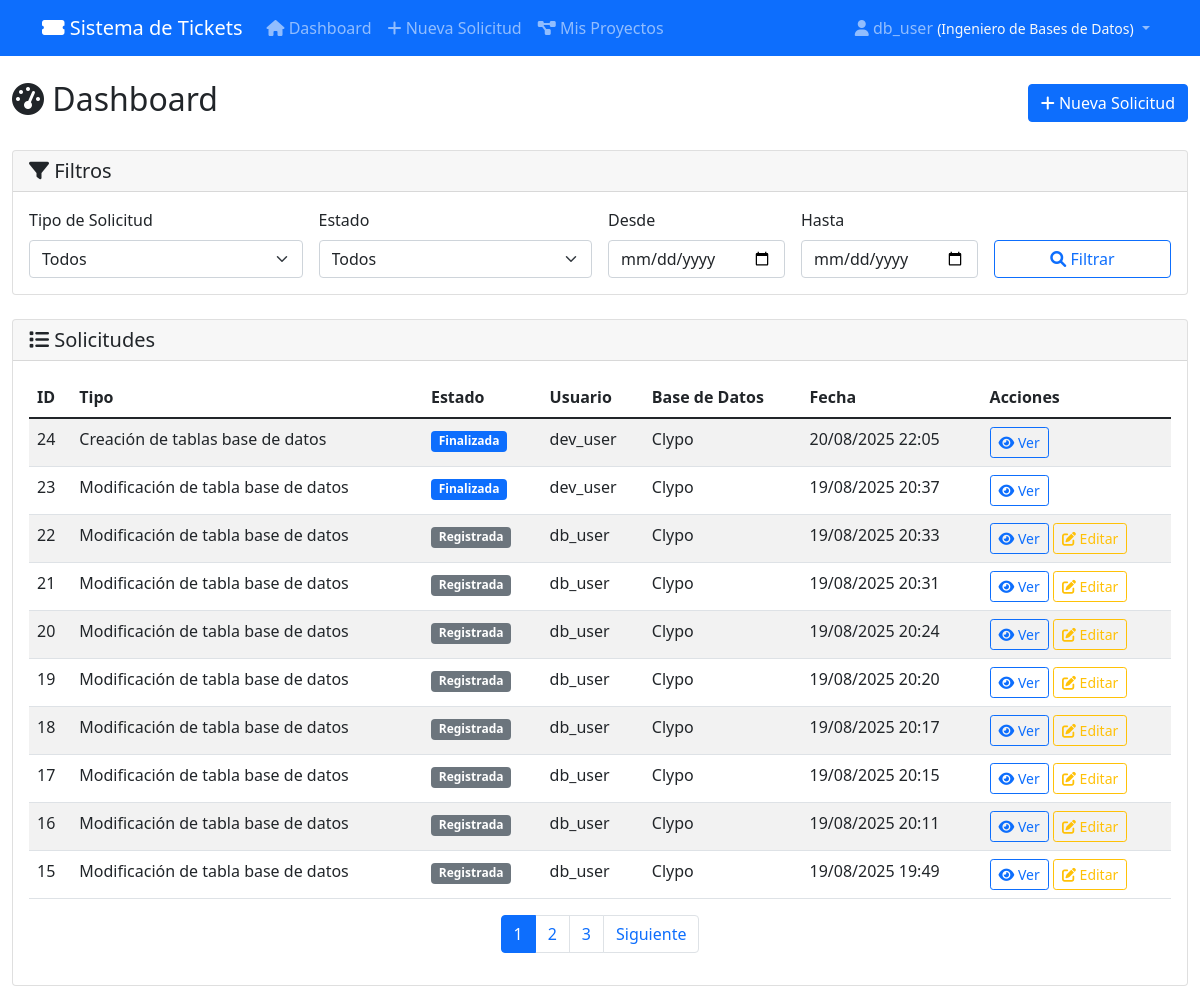
The app's page / (signed in), older data.
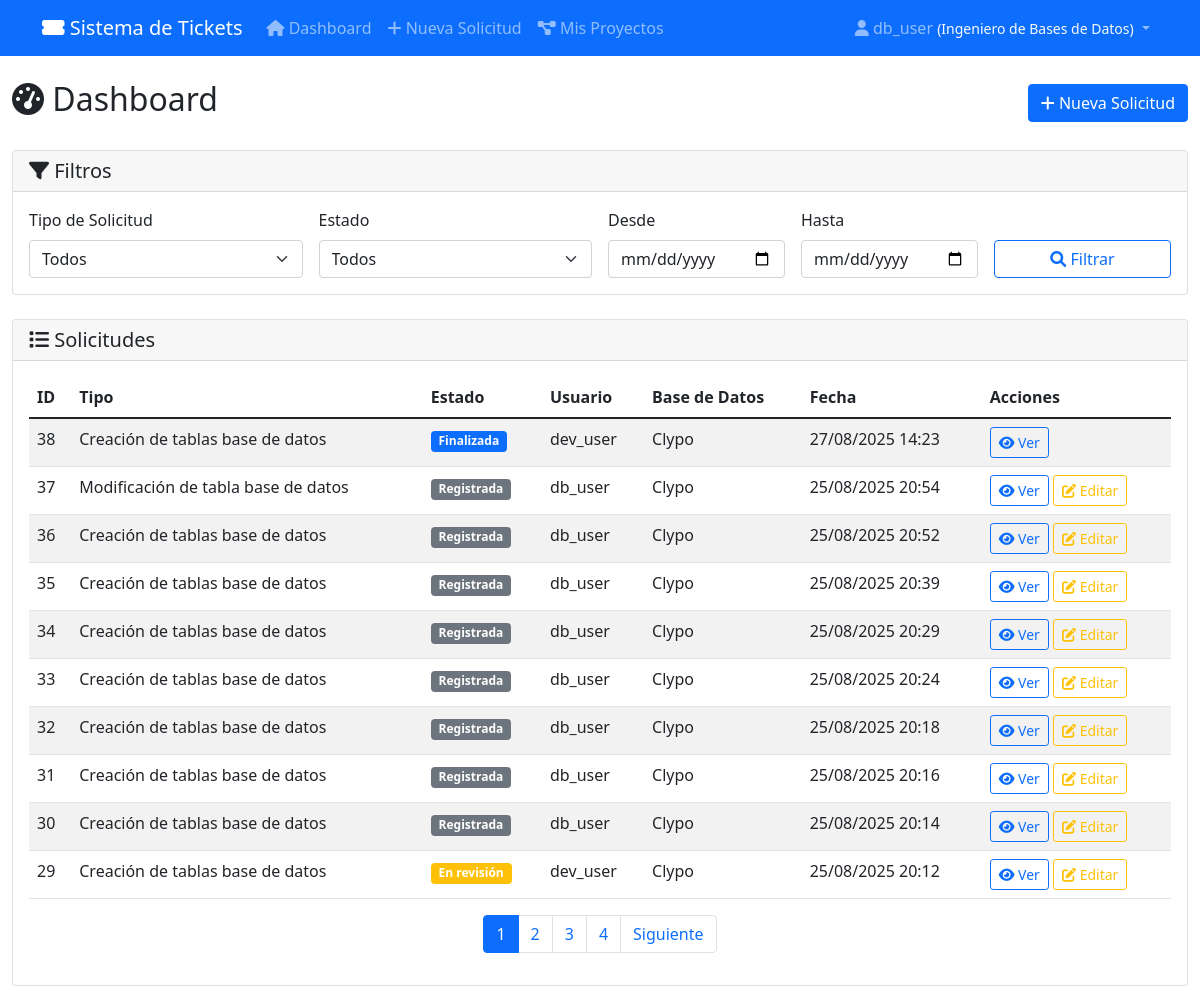
The same page, newer data.
### tickets/models.py (models this page shows, shortened)
class Solicitud(models.Model):
    TIPOS_SOLICITUD = [
        ('crear_tabla', 'Creación de tablas base de datos'),
        ('modificar_tabla', 'Modificación de tabla base de datos'),
        ('compilar_objetos', 'Compilación de objetos'),
        ('asignar_permisos', 'Asignación de permisos'),
        ('crear_usuarios', 'Creación de usuarios y roles'),
        ('pull_request', 'Solicitud pull request'),
        ('despliegue', 'Solicitud de despliegue'),
        ('crear_bd', 'Creación de bases de datos'),
        ('crear_esquemas', 'Creación de esquemas'),
        ('compilar_scripts_qa', 'Compilación de scripts de tickets en QA'),
        ('compilar_scripts_pu', 'Compilación de scripts de tickets en PU'),
    ]
    TIPOS_ARCHIVO = [
        ('excel', 'Excel'),
        ('zip', 'ZIP'),
        ('sql', 'SQL'),
    ]
    ESTADOS = [
        ('registrada', 'Registrada'),
        ('revision', 'En revisión'),
        ('aprobada', 'Aprobada'),
        ('rechazada', 'Rechazada'),
        ('finalizada', 'Finalizada'),
        ('cancelada', 'Cancelada'),
        ('pendiente_aprobacion_lider', 'Pendiente aprobación líder'),
    ]
    AMBIENTES = [
        ('desarrollo', 'Desarrollo'),
        ('qa', 'QA'),
        ('pu', 'Producción'),
        ('todos', 'Todos los ambientes'),
    ]
    TIPOS_BD = ['crear_tabla', 'modificar_tabla', 'asignar_permisos', 'crear_usuarios', 'crear_bd', 'crear_esquemas']
    TIPOS_DEVOPS = ['pull_request', 'despliegue']
    TIPOS_COMPILACION = ['compilar_objetos', 'compilar_scripts_qa', 'compilar_scripts_pu']
    proyecto = models.ForeignKey(Proyecto, on_delete=models.CASCADE,
                                related_name='solicitudes', verbose_name="Proyecto",  null=True, blank=True)
    tipo_solicitud = models.CharField(max_length=30, choices=TIPOS_SOLICITUD)
    tipo_archivo = models.CharField(max_length=10, choices=TIPOS_ARCHIVO, blank=True, null=True)
    archivo_adjunto = models.FileField(upload_to='solicitudes/', blank=True, null=True)
    estado = models.CharField(max_length=30, choices=ESTADOS, default='registrada')
    descripcion = models.TextField(blank=True, null=True)
    fecha_creacion = models.DateTimeField(auto_now_add=True)
    fecha_modificacion = models.DateTimeField(auto_now=True)
    usuario = models.ForeignKey(User, on_delete=models.CASCADE)
    base_datos_aplicacion = models.CharField(max_length=100, help_text="Base de datos o aplicación donde se aplicará")
    correo_notificacion = models.EmailField(help_text="Correo para notificaciones")
    ambientes_ejecucion = models.JSONField(default=list, blank=True, help_text="Ambientes donde ejecutar (para scripts)")
    lider_proyecto = models.ForeignKey(User, on_delete=models.SET_NULL, null=True, blank=True,
                                     related_name='solicitudes_lideradas',
                                     help_text="Líder que debe aprobar (para creación de usuarios)")
    url_commit = models.URLField(blank=True, null=True)
    nombre_branch = models.CharField(max_length=100, blank=True, null=True)
    entorno = models.CharField(max_length=50, blank=True, null=True)
    script_sql_generado = models.TextField(blank=True, null=True)
    estructura_validada = models.BooleanField(default=False, help_text="Si la estructura del archivo fue validada")
    usuario_creado = models.CharField(max_length=100, blank=True, null=True)
    password_generado = models.CharField(max_length=100, blank=True, null=True)
    class Meta:
        ordering = ['-fecha_creacion']

### tickets/views.py (the view)
# urls.py: path('', views.dashboard, name='dashboard'),
@login_required
def dashboard(request):
    user_profile = UserProfile.objects.get_or_create(user=request.user)[0]
    if user_profile.role == 'admin':
        proyectos = Proyecto.objects.filter(activo=True)
        solicitudes = Solicitud.objects.all()
    else:
        proyectos = user_profile.get_proyectos_disponibles()
        if user_profile.role == 'db':
            solicitudes = Solicitud.objects.filter(
                Q(usuario=request.user) |
                Q(tipo_solicitud__in=Solicitud.TIPOS_BD)
            ).distinct()
        elif user_profile.role == 'devops':
            solicitudes = Solicitud.objects.filter(
                Q(usuario=request.user) |
                Q(tipo_solicitud__in=Solicitud.TIPOS_DEVOPS)
            ).distinct()
        elif user_profile.role == 'lider':
            solicitudes = Solicitud.objects.filter(
                Q(usuario=request.user) |
                Q(lider_proyecto=request.user)
            ).distinct()
        else:  # dev - Solo sus propias solicitudes
            solicitudes = Solicitud.objects.filter(usuario=request.user)
    form_filtros = FiltroSolicitudesForm(request.GET)
    if form_filtros.is_valid():
        if form_filtros.cleaned_data['proyecto']:
            solicitudes = solicitudes.filter(proyecto=form_filtros.cleaned_data['proyecto'])
        if form_filtros.cleaned_data['estado']:
            solicitudes = solicitudes.filter(estado=form_filtros.cleaned_data['estado'])
        if form_filtros.cleaned_data['tipo_solicitud']:
            solicitudes = solicitudes.filter(tipo_solicitud=form_filtros.cleaned_data['tipo_solicitud'])
    tipo_solicitud = request.GET.get('tipo_solicitud', '')
    estado = request.GET.get('estado', '')
    fecha_desde = request.GET.get('fecha_desde', '')
    fecha_hasta = request.GET.get('fecha_hasta', '')
    if tipo_solicitud:
        solicitudes = solicitudes.filter(tipo_solicitud=tipo_solicitud)
    if estado:
        solicitudes = solicitudes.filter(estado=estado)
    if fecha_desde:
        solicitudes = solicitudes.filter(fecha_creacion__date__gte=fecha_desde)
    if fecha_hasta:
        solicitudes = solicitudes.filter(fecha_creacion__date__lte=fecha_hasta)
    paginator = Paginator(solicitudes.order_by('-fecha_creacion'), 10)
    page_number = request.GET.get('page')
    page_obj = paginator.get_page(page_number)
    stats = {
        'total_solicitudes': solicitudes.count(),
        'pendientes': solicitudes.filter(estado='registrada').count(),
        'en_proceso': solicitudes.filter(estado__in=['revision', 'aprobada']).count(),
        'finalizadas': solicitudes.filter(estado='finalizada').count(),
        'total_proyectos': proyectos.count(),
    }
    context = {
        'page_obj': page_obj,
        'user_profile': user_profile,
        'tipos_solicitud': Solicitud.TIPOS_SOLICITUD,
        'estados': Solicitud.ESTADOS,
        'proyectos': proyectos,
        'stats': stats,
        'form_filtros': form_filtros,
        'filtros': {
            'tipo_solicitud': tipo_solicitud,
            'estado': estado,
            'fecha_desde': fecha_desde,
            'fecha_hasta': fecha_hasta,
        }
    }
    return render(request, 'tickets/dashboard.html', context)

### tickets/forms.py
class FiltroSolicitudesForm(forms.Form):
    proyecto = forms.ModelChoiceField(
        queryset=Proyecto.objects.filter(activo=True),
        required=False,
        empty_label="Todos los proyectos",
        widget=forms.Select(attrs={'class': 'form-select'}),
        label="Proyecto"
    )
    estado = forms.ChoiceField(
        choices=[('', 'Todos los estados')] + Solicitud.ESTADOS,
        required=False,
        widget=forms.Select(attrs={'class': 'form-select'}),
        label="Estado"
    )
    tipo_solicitud = forms.ChoiceField(
        choices=[('', 'Todos los tipos')] + Solicitud.TIPOS_SOLICITUD,
        required=False,
        widget=forms.Select(attrs={'class': 'form-select'}),
        label="Tipo de Solicitud"
    )

### tickets/models.py (called while the page is built)
    def get_proyectos_disponibles(self):
        if self.role == 'admin':
            return Proyecto.objects.filter(activo=True)
        elif self.role == 'lider':
            return Proyecto.objects.filter(
                models.Q(lider_proyecto=self.user) |
                models.Q(miembros_equipo=self.user),
                activo=True
            ).distinct()
        else:
            return self.proyectos_asignados.filter(activo=True)

### templates/tickets/dashboard.html (shortened to what the changed rows need)
{% extends 'base.html' %}
{% block content %}
<div class="d-flex justify-content-between align-items-center mb-4">
    <h2><i class="fas fa-tachometer-alt"></i> Dashboard</h2>
</div>
<div class="card">
    <div class="card-body">
        {% if page_obj %}
            <div class="table-responsive">
                <table class="table table-striped">
                    <thead>
                        <tr>
                            <th>ID</th>
                            <th>Tipo</th>
                            <th>Estado</th>
                            <th>Usuario</th>
                            <th>Base de Datos</th>
                            <th>Fecha</th>
                            <th>Acciones</th>
                        </tr>
                    </thead>
                    <tbody>
                        {% for solicitud in page_obj %}
                        <tr>
                            <td>{{ solicitud.id }}</td>
                            <td>{{ solicitud.get_tipo_solicitud_display }}</td>
                            <td>
                                <span class="badge bg-{% if solicitud.estado == 'registrada' %}secondary{% elif solicitud.estado == 'revision' %}warning{% elif solicitud.estado == 'aprobada' %}success{% elif solicitud.estado == 'rechazada' %}danger{% elif solicitud.estado == 'cancelada' %}dark{% elif solicitud.estado == 'pendiente_aprobacion_lider' %}info{% else %}primary{% endif %}">
                                    {{ solicitud.get_estado_display }}
                                </span>
                            </td>
                            <td>{{ solicitud.usuario.username }}</td>
                            <td>{{ solicitud.base_datos_aplicacion|default:"-" }}</td>
                            <td>{{ solicitud.fecha_creacion|date:"d/m/Y H:i" }}</td>
                            <td>
                                <a href="{% url 'detalle_solicitud' solicitud.pk %}" class="btn btn-sm btn-outline-primary">
                                    <i class="fas fa-eye"></i> Ver
                                </a>
                                {% if solicitud.usuario == user and solicitud.estado == 'registrada' or solicitud.estado == 'revision' %}
                                    <a href="{% url 'editar_solicitud' solicitud.pk %}" class="btn btn-sm btn-outline-warning">
                                        <i class="fas fa-edit"></i> Editar
                                    </a>
                                {% endif %}
                            </td>
                        </tr>
                        {% endfor %}
                    </tbody>
                </table>
            </div>
            {% if page_obj.has_other_pages %}
            <nav aria-label="Paginación">
                <ul class="pagination justify-content-center">
                    {% for num in page_obj.paginator.page_range %}
                        {% if page_obj.number == num %}
                            <li class="page-item active">
                                <span class="page-link">{{ num }}</span>
                            </li>
                        {% else %}
                            <li class="page-item">
                                <a class="page-link" href="?page={{ num }}">{{ num }}</a>
                            </li>
                        {% endif %}
                    {% endfor %}
                </ul>
            </nav>
            {% endif %}
        {% endif %}
    </div>
</div>
{% endblock %}

Row changes from the older to the newer data that the page shows:
no longer on this page (row unchanged): Solicitud: id "24", tipo_solicitud "Creación de tablas base de datos", estado "Finalizada", usuario.username "dev_user", base_datos_aplicacion "Clypo", fecha_creacion "20/08/2025 22:05"
no longer on this page (row unchanged): Solicitud: id "23", tipo_solicitud "Modificación de tabla base de datos", estado "Finalizada", usuario.username "dev_user", base_datos_aplicacion "Clypo", fecha_creacion "19/08/2025 20:37"
no longer on this page (row unchanged): Solicitud: id "22", tipo_solicitud "Modificación de tabla base de datos", estado "Registrada", usuario.username "db_user", base_datos_aplicacion "Clypo", fecha_creacion "19/08/2025 20:33", shows "Editar"
no longer on this page (row unchanged): Solicitud: id "21", tipo_solicitud "Modificación de tabla base de datos", estado "Registrada", usuario.username "db_user", base_datos_aplicacion "Clypo", fecha_creacion "19/08/2025 20:31", shows "Editar"
no longer on this page (row unchanged): Solicitud: id "20", tipo_solicitud "Modificación de tabla base de datos", estado "Registrada", usuario.username "db_user", base_datos_aplicacion "Clypo", fecha_creacion "19/08/2025 20:24", shows "Editar"
no longer on this page (row unchanged): Solicitud: id "19", tipo_solicitud "Modificación de tabla base de datos", estado "Registrada", usuario.username "db_user", base_datos_aplicacion "Clypo", fecha_creacion "19/08/2025 20:20", shows "Editar"
no longer on this page (row unchanged): Solicitud: id "18", tipo_solicitud "Modificación de tabla base de datos", estado "Registrada", usuario.username "db_user", base_datos_aplicacion "Clypo", fecha_creacion "19/08/2025 20:17", shows "Editar"
no longer on this page (row unchanged): Solicitud: id "17", tipo_solicitud "Modificación de tabla base de datos", estado "Registrada", usuario.username "db_user", base_datos_aplicacion "Clypo", fecha_creacion "19/08/2025 20:15", shows "Editar"
no longer on this page (row unchanged): Solicitud: id "16", tipo_solicitud "Modificación de tabla base de datos", estado "Registrada", usuario.username "db_user", base_datos_aplicacion "Clypo", fecha_creacion "19/08/2025 20:11", shows "Editar"
no longer on this page (row unchanged): Solicitud: id "15", tipo_solicitud "Modificación de tabla base de datos", estado "Registrada", usuario.username "db_user", base_datos_aplicacion "Clypo", fecha_creacion "19/08/2025 19:49", shows "Editar"
added Solicitud: id "38", tipo_solicitud "Creación de tablas base de datos", estado "Finalizada", usuario.username "dev_user", base_datos_aplicacion "Clypo", fecha_creacion "27/08/2025 14:23"
added Solicitud: id "37", tipo_solicitud "Modificación de tabla base de datos", estado "Registrada", usuario.username "db_user", base_datos_aplicacion "Clypo", fecha_creacion "25/08/2025 20:54", shows "Editar"
added Solicitud: id "36", tipo_solicitud "Creación de tablas base de datos", estado "Registrada", usuario.username "db_user", base_datos_aplicacion "Clypo", fecha_creacion "25/08/2025 20:52", shows "Editar"
added Solicitud: id "35", tipo_solicitud "Creación de tablas base de datos", estado "Registrada", usuario.username "db_user", base_datos_aplicacion "Clypo", fecha_creacion "25/08/2025 20:39", shows "Editar"
added Solicitud: id "34", tipo_solicitud "Creación de tablas base de datos", estado "Registrada", usuario.username "db_user", base_datos_aplicacion "Clypo", fecha_creacion "25/08/2025 20:29", shows "Editar"
added Solicitud: id "33", tipo_solicitud "Creación de tablas base de datos", estado "Registrada", usuario.username "db_user", base_datos_aplicacion "Clypo", fecha_creacion "25/08/2025 20:24", shows "Editar"
added Solicitud: id "32", tipo_solicitud "Creación de tablas base de datos", estado "Registrada", usuario.username "db_user", base_datos_aplicacion "Clypo", fecha_creacion "25/08/2025 20:18", shows "Editar"
added Solicitud: id "31", tipo_solicitud "Creación de tablas base de datos", estado "Registrada", usuario.username "db_user", base_datos_aplicacion "Clypo", fecha_creacion "25/08/2025 20:16", shows "Editar"
added Solicitud: id "30", tipo_solicitud "Creación de tablas base de datos", estado "Registrada", usuario.username "db_user", base_datos_aplicacion "Clypo", fecha_creacion "25/08/2025 20:14", shows "Editar"
added Solicitud: id "29", tipo_solicitud "Creación de tablas base de datos", estado "En revisión", usuario.username "dev_user", base_datos_aplicacion "Clypo", fecha_creacion "25/08/2025 20:12", shows "Editar"
Text that changed along with them:
new list line: "4"
